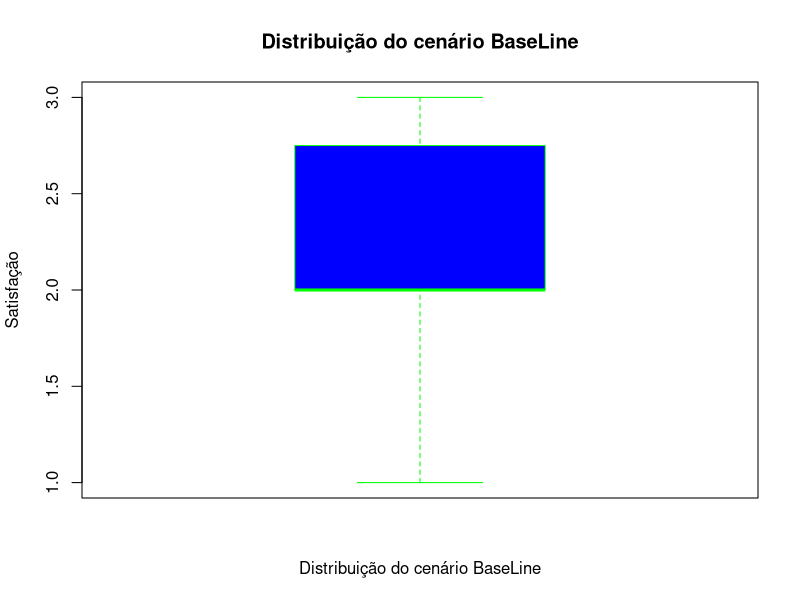
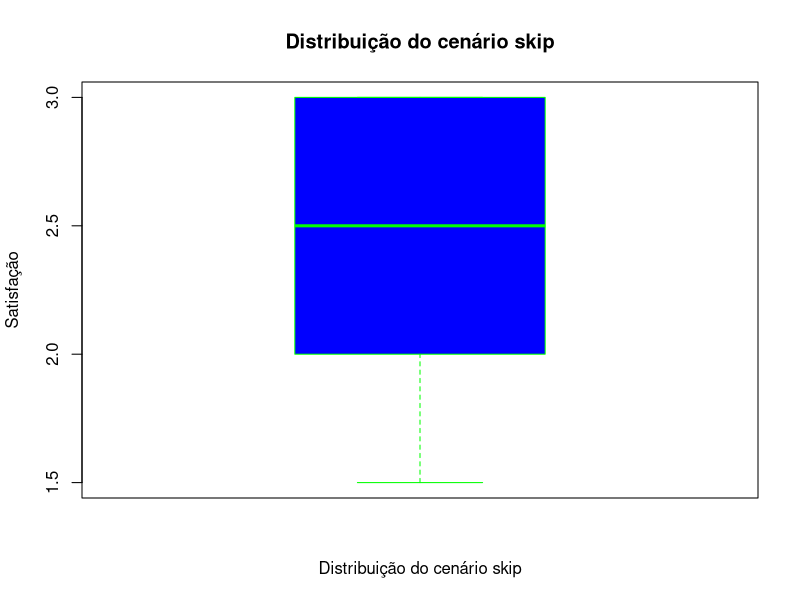
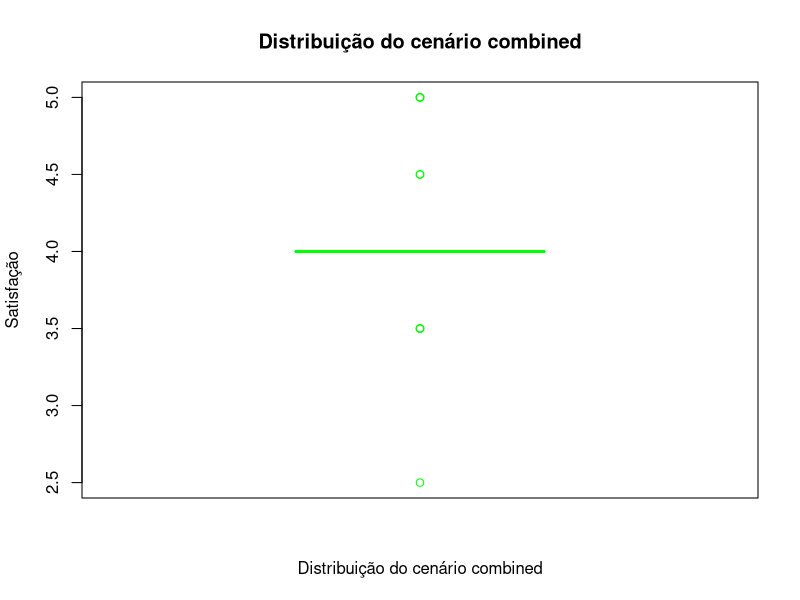
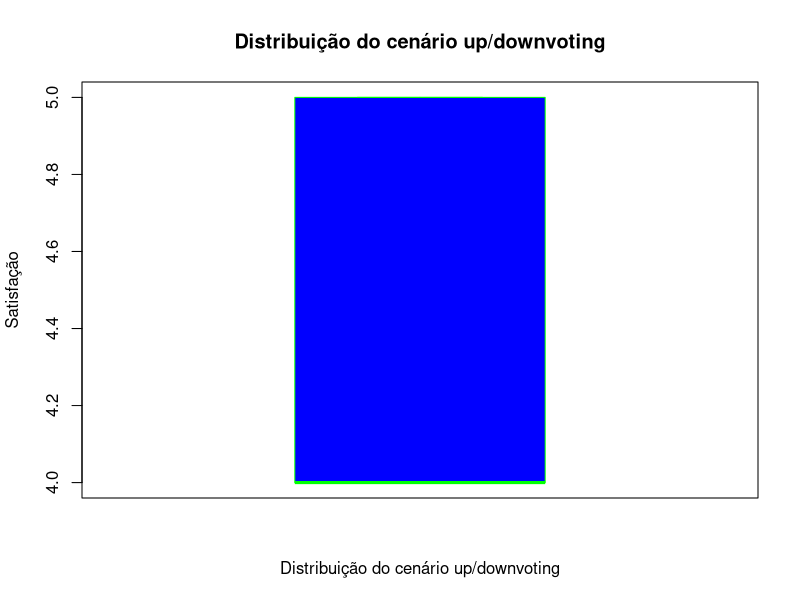

Generate these figures, in order, with R: (Note: a time limit stopped this script after it produced the figures.)
## ---- chunk 1
library(tidyverse)
theme_set(theme_bw())
library(viridis)
library(boot)
library(broom)

knitr::opts_chunk$set(tidy = FALSE,
                      fig.width = 6,
                      fig.height = 5)

## ---- chunk 2
dados = read_csv(here::here("data/satisfacoes.csv"), 
                 col_types = "cdcc") 

glimpse(dados)
## ---- chunk 3
baseLine <- filter(dados, scenario == "baseline")

boxplot(baseLine$satisfaction,
main = "Distribuição do cenário BaseLine",
xlab = "Distribuição do cenário BaseLine",
ylab = "Satisfação",
col = "blue",
border = "green",
horizontal = FALSE
)
## ---- chunk 4
baseLine <- filter(dados, scenario == "skip")

boxplot(baseLine$satisfaction,
main = "Distribuição do cenário skip",
xlab = "Distribuição do cenário skip",
ylab = "Satisfação",
col = "blue",
border = "green",
horizontal = FALSE
)
## ---- chunk 5
baseLine <- filter(dados, scenario == "combined")

boxplot(baseLine$satisfaction,
main = "Distribuição do cenário combined",
xlab = "Distribuição do cenário combined",
ylab = "Satisfação",
col = "blue",
border = "green",
horizontal = FALSE
)
## ---- chunk 6
baseLine <- filter(dados, scenario == "up/downvoting")

boxplot(baseLine$satisfaction,
main = "Distribuição do cenário up/downvoting",
xlab = "Distribuição do cenário up/downvoting",
ylab = "Satisfação",
col = "blue",
border = "green",
horizontal = FALSE
)
## ---- chunk 7
theta <- function(dados, n = 1:NROW(dados), cenarios = c()) {
  if (length(cenarios) != 0)
    dados <- filter(dados, scenario %in% cenarios)
  
  cenarios <- as.factor(dados$scenario) %>% levels()
  
  agrupado = dados %>%
    slice(n) %>%
    group_by(scenario) %>%
    summarise(mean = mean(satisfaction), .groups = 'drop')
  
  
  b = agrupado %>% filter(scenario == cenarios[1]) %>% pull(mean)
  l = agrupado %>% filter(scenario == cenarios[2]) %>% pull(mean)
  l - b
}
## ---- chunk 8
addIntervaloConfianca <- function(ic, cenarios) {
  data.frame(
    base_scenario = cenarios[1],
    cenarios = cenarios[2],
    statistic = ic$statistic,
    conf.low = ic$conf.low,
    conf.high = ic$conf.high
  )
}
## ---- chunk 9
getIntervaloConfianca <- function(df, f, t) {
  df %>%
    filter(scenario %in% f) %>%
    boot(statistic = t,
         R = 4000) %>%
    tidy(conf.level = .95,
         conf.method = "bca",
         conf.int = TRUE)
}

df_comp <- data.frame()
## ---- chunk 10
cenarios = c("baseline", "up/downvoting")
set.seed(1L)
ic <- getIntervaloConfianca(dados, cenarios, theta)
df_comp <- rbind(df_comp, addIntervaloConfianca(ic, cenarios))

ic
## ---- chunk 11
cenarios = c("baseline", "skip")
set.seed(1L)
ic <- getIntervaloConfianca(dados, cenarios, theta)
df_comp <- rbind(df_comp, addIntervaloConfianca(ic, cenarios))

ic
## ---- chunk 12
cenarios = c("baseline", "combined")
set.seed(1L)
ic <- getIntervaloConfianca(dados, cenarios, theta)
df_comp <- rbind(df_comp, addIntervaloConfianca(ic, cenarios))

ic
## ---- chunk 13
theta_hip <- function(dados, cenarios = c()) {
  if (length(cenarios) != 0)
    dados <- filter(dados, scenario %in% cenarios)
  
  cenarios <- as.factor(dados$scenario) %>% levels()
  
  satisfacoes <- dados %>%
    group_by(scenario) %>%
    summarise(satisfacao = mean(satisfaction), .groups = 'drop')
  
  l <- satisfacoes %>% filter(scenario == cenarios[1]) %>% pull(satisfacao)
  b <- satisfacoes %>% filter(scenario == cenarios[2]) %>% pull(satisfacao)
  
  b - l
}
## ---- chunk 14
theta_emb <- function(d, cenarios = c()) {
  if (length(cenarios) != 0)
    d <- filter(d, scenario %in% cenarios)
  
  cenarios <- as.factor(d$scenario) %>% levels()
  
  satisfacoes <- d %>%
    mutate(scenario_embaralhado = sample(scenario, n())) %>%
    group_by(scenario_embaralhado) %>%
    summarise(satisfacao = mean(satisfaction), .groups = 'drop')
  
  l <- satisfacoes %>% filter(scenario_embaralhado == cenarios[1]) %>% pull(satisfacao)
  b <- satisfacoes %>% filter(scenario_embaralhado == cenarios[2]) %>% pull(satisfacao)
  
  b - l
}
## ---- chunk 15
getGrafico <- function(diffs, theta_hipo, cenarios) {
  tibble(diferenca = diffs) %>%
    ggplot(aes(x = diferenca)) +
    geom_histogram(binwidth = .1,
                   fill = "green",
                   color = "darkslateblue") +
    geom_vline(xintercept = theta_hipo, color = "blue") +
    geom_vline(xintercept = -theta_hipo, color = "blue") +
    labs(title = paste(cenarios[1], cenarios[2], sep = "-")) +
    scale_x_continuous(name = "Diferença") +
    scale_y_continuous(name = "Votos")
}
## ---- chunk 16
cenarios = c("baseline", "up/downvoting")
set.seed(1L)
th_bl_dv <- theta_hip(dados, cenarios = cenarios)
diffs = replicate(4000,{theta_emb(dados, cenarios = cenarios)})
getGrafico(diffs, th_bl_dv, cenarios)
## ---- chunk 17
cenarios = c("baseline", "skip")
set.seed(1L)
th_bl_sk <- theta_hip(dados, cenarios = cenarios)
diffs = replicate(4000,{theta_emb(dados, cenarios = cenarios)})
getGrafico(diffs, th_bl_sk, cenarios)
## ---- chunk 18
cenarios = c("baseline", "combined")
set.seed(1L)
th_bl_cb <- theta_hip(dados, cenarios = cenarios)
diffs = replicate(4000,{theta_emb(dados, cenarios = cenarios)})
getGrafico(diffs, th_bl_cb, cenarios)
